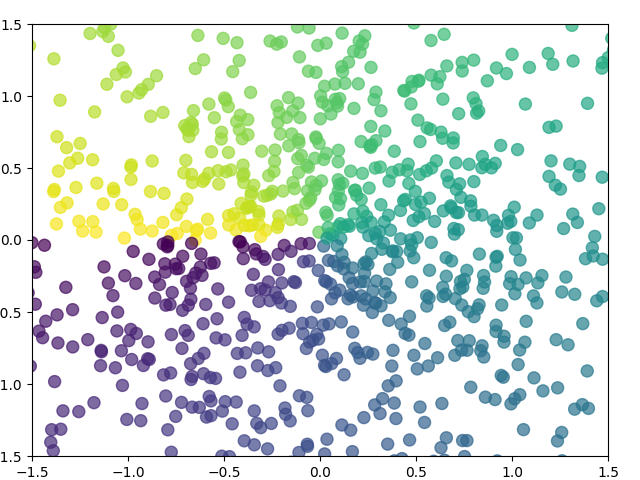

The Python source for this figure:
# -*- coding: utf-8 -*-
import numpy as np
import matplotlib.pyplot as plt

n = 1024
x = np.random.normal(0,1,n)
y = np.random.normal(0,1,n)
t = np.arctan2(y,x)

plt.axes([0.05, 0.05, 0.9, 0.9])
#alpha 是透明度
plt.scatter(x, y, s=75, c=t, alpha=0.7)

plt.xlim(-1.5, 1.5)
plt.ylim(-1.5, 1.5)
#隐藏坐标
#plt.xticks([])
#plt.yticks([])

plt.show()
